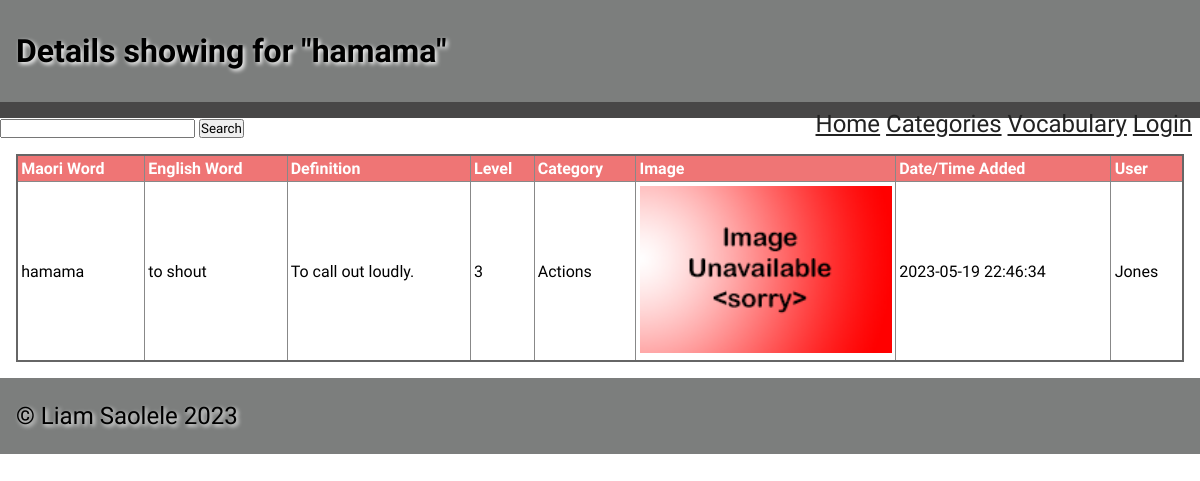
Page /singleword/1 on the committed database.
### tables this page shows
CREATE TABLE "words_list"
(
    ID            integer
        constraint words_list_pk
            primary key autoincrement,
    Maori         varchar(30)  not null,
    English       varchar(30)  not null,
    Definition    varchar(500) not null,
    Level         integer      not null,
    cat_id        integer,
    category      varchar(30),
    image         varchar(30),
    entrydate     varchar(30),
    user_input_id varchar(30)
);

### app.py (the view)
@app.route('/singleword/<ID>')
def render_singe_word(ID):
    con = open_database(DATABASE)
    query = "SELECT * FROM words_list WHERE ID = ?"
    cur = con.cursor()
    cur.execute(query, (ID, ))
    single_word = cur.fetchone()
    con.close()
    print(single_word)
    return render_template('singleword.html', words=single_word, logged_in=is_logged_in(), teacher=is_teacher())

### app.py (called while the page is built)
def open_database(db_file):     # function to connect to database
    try:
        connection = sqlite3.connect(db_file)
        return connection
    except Error as e:
        print(e)
    return None

def is_logged_in():     # shows if or if not logged in
    if session.get("email") is None:
        print("not Logged in")
        return False
    else:
        print("Logged in")
        return True

def is_teacher():
    if session.get('teacher') == True:
        print("i am teacher")
        return True
    else:
        print("not teacher")
        return False

### templates/singleword.html
{% extends 'base.html' %}
{% block pageheading %}
Details showing for "{{ words[1] }}"
{% endblock %}
{% block main %}
    <table>
        <tr>
            <th>Maori Word</th>
            <th>English Word</th>
            <th>Definition</th>
            <th>Level</th>
            <th>Category</th>
            <th>Image</th>
            <th>Date/Time Added</th>
            <th>User</th>
        </tr>
        <tr>
            <td>{{ words[1] }}</td>
            <td>{{ words[2] }}</td>
            <td>{{ words[3] }}</td>
            <td>{{ words[4] }}</td>
            <td>{{ words[6] }}</td>
            {% if words[7] %}
            <td><img src="/static/images/{{ words[7] }}" alt="image not available" width></td>
            {% else %}
            <td><img src="/static/images/noimage.png" alt="image not available"></td>
            {% endif %}
            <td>{{ words[8] }}</td>
            <td>{{ words[9] }}</td>
        </tr>
    </table>
{% endblock %}

### static/css/style.css (style rules this page uses)
* { font-family: Comfortaa, sans-serif; margin: 0; padding: 0; box-sizing: border-box; }
img { width: 100%; }
table { width: 100%; border: 2px solid #666; border-collapse: collapse; }
th, td { border: 1px solid #888; padding: 0.2rem; text-align: left; }
th { background-color: #ef7575; color: #fff; }

### rows in the picture
words_list: Maori "hamama", English "to shout", Definition "To call out loudly.", Level "3", category "Actions", entrydate "2023-05-19 22:46:34", user_input "Jones"
